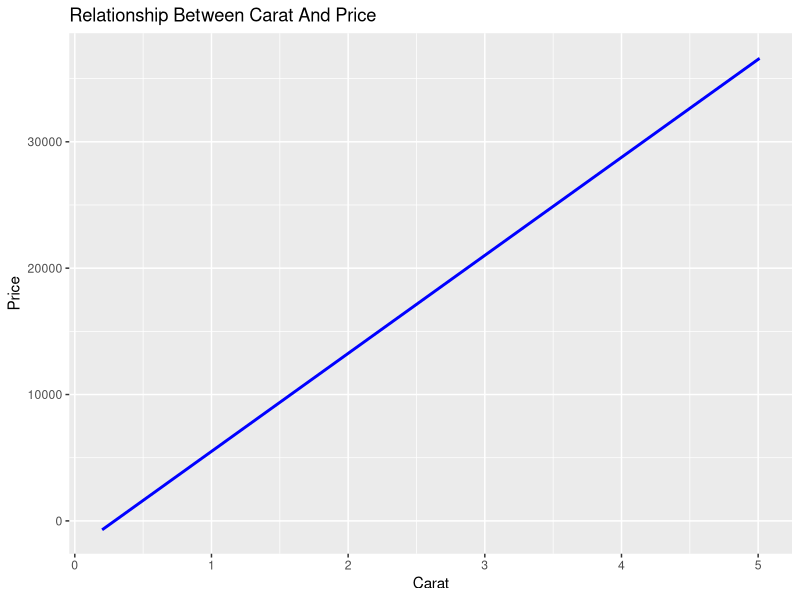
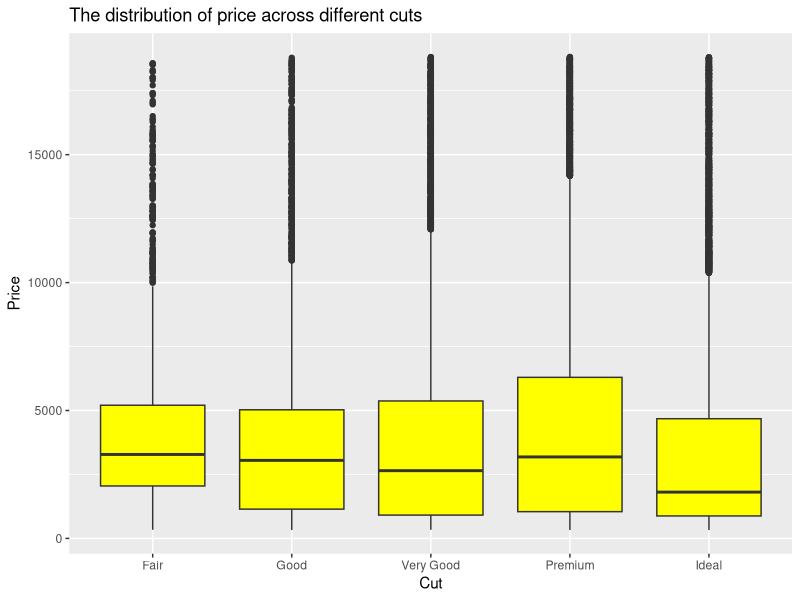
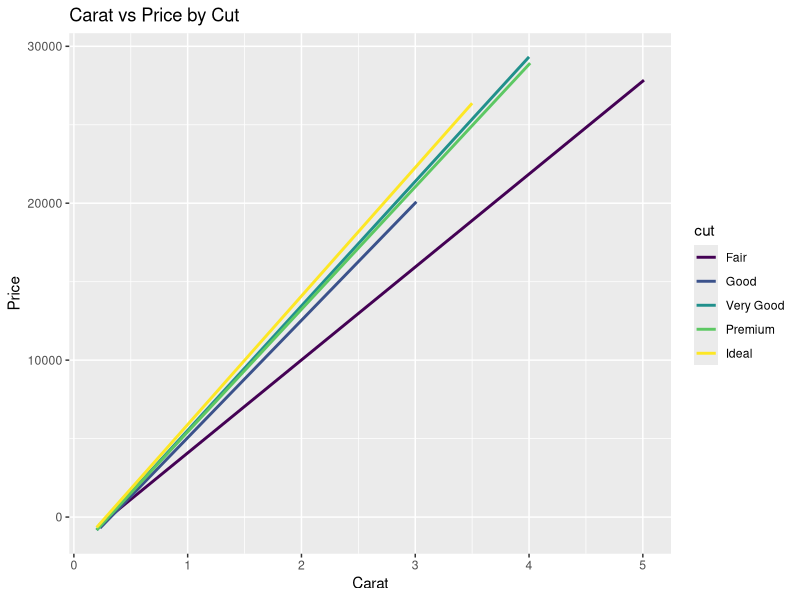

These figures' R source, in order:
## ---- chunk 1
knitr::opts_chunk$set(echo = TRUE)
## ---- chunk 2
library(ggplot2)
library(dplyr)
## ---- chunk 3
head(diamonds)
## ---- chunk 4
levels(diamonds$cut)

table(diamonds$cut)
## ---- chunk 5
class(diamonds$cut)
## ---- chunk 6
typeof(diamonds$cut)
## ---- chunk 7
library(ggplot2)
ggplot(diamonds, aes (x = carat, y = price)) + geom_smooth(method = "lm", col = "blue") + labs(title = "Relationship Between Carat And Price", x = "Carat", y = "Price")
## ---- chunk 8
library(ggplot2)
ggplot(diamonds, aes(x = cut, y = price)) + geom_boxplot(fill = "yellow") + labs(title = "The distribution of price across different cuts", x = "Cut", y= "Price")
## ---- chunk 9
ggplot(diamonds, aes(x = carat, y = price, color = cut)) +
  geom_smooth(method = "lm", se = FALSE) +
  labs(title = "Carat vs Price by Cut",
       x = "Carat",
       y = "Price")
## ---- chunk 10
dim(diamonds)
## ---- chunk 11
sum(diamonds$price < 5000)
